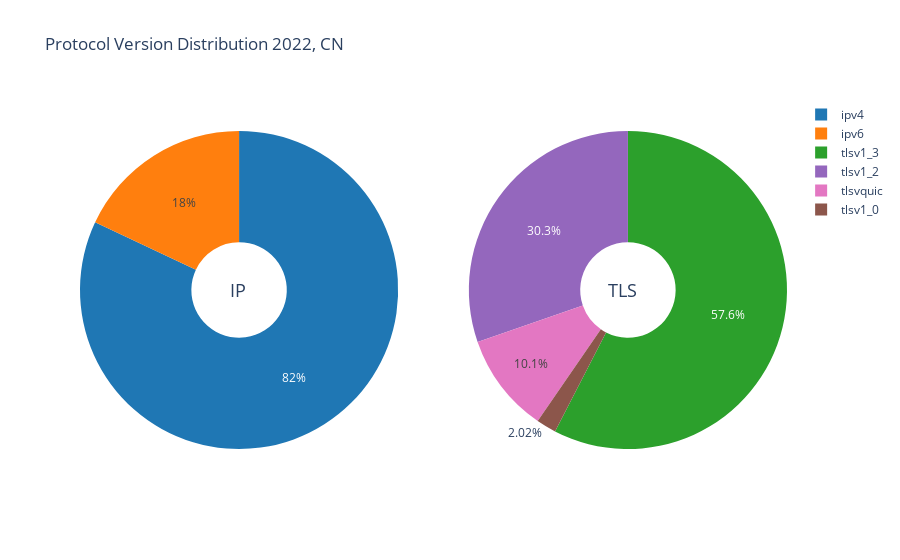
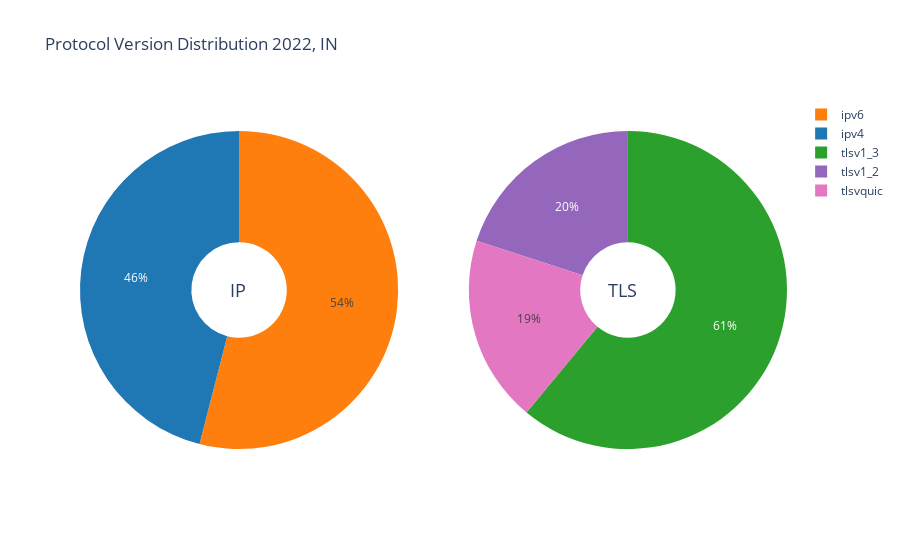
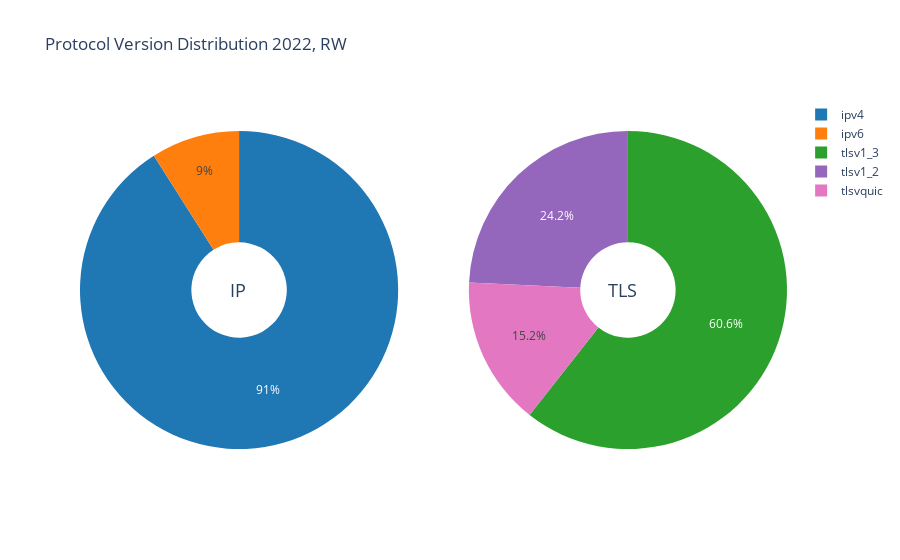
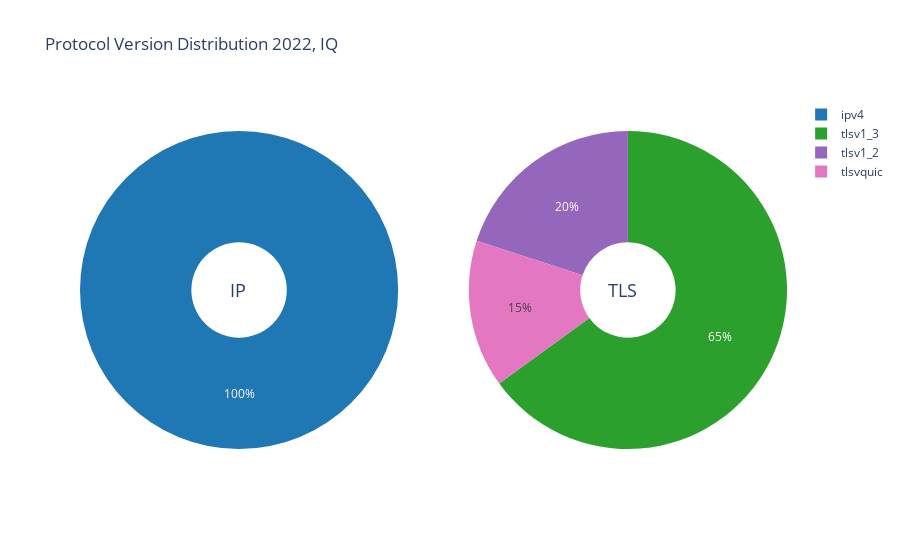

The code cell stored with these charts, in order, in its notebook:
### Code cell
for i in cc_list:
    plot_pie([df_ip, df_tls], i)

### Figure 1 — Plotly figure (JSON) as saved in the notebook; plotly's stock layout.template omitted (floating-point values rounded to 4 significant figures)
{"data": [{"domain": {"x": [0, 0.45], "y": [0, 1]}, "hole": 0.3, "hoverinfo": "label+percent+name", "labels": ["ipv4", "ipv6"], "marker": {"colors": ["#1f77b4", "#ff7f0e"]}, "name": "IP Versions", "type": "pie", "values": [82, 18]}, {"domain": {"x": [0.55, 1], "y": [0, 1]}, "hole": 0.3, "hoverinfo": "label+percent+name", "labels": ["tlsv1_3", "tlsv1_2", "tlsvquic", "tlsv1_0"], "marker": {"colors": ["#2ca02c", "#9467bd", "#e377c2", "#8c564b"]}, "name": "TLS Versions", "type": "pie", "values": [57, 30, 10, 2]}], "layout": {"annotations": [{"font": {"size": 18}, "showarrow": false, "text": "IP", "x": 0.21, "y": 0.5}, {"font": {"size": 18}, "showarrow": false, "text": "TLS", "x": 0.79, "y": 0.5}], "autosize": true, "title": {"text": "Protocol Version Distribution 2022, CN"}}}

### Figure 2 — Plotly figure (JSON) as saved in the notebook; plotly's stock layout.template omitted (floating-point values rounded to 4 significant figures)
{"data": [{"domain": {"x": [0, 0.45], "y": [0, 1]}, "hole": 0.3, "hoverinfo": "label+percent+name", "labels": ["ipv4", "ipv6"], "marker": {"colors": ["#1f77b4", "#ff7f0e"]}, "name": "IP Versions", "type": "pie", "values": [46, 54]}, {"domain": {"x": [0.55, 1], "y": [0, 1]}, "hole": 0.3, "hoverinfo": "label+percent+name", "labels": ["tlsv1_3", "tlsv1_2", "tlsvquic"], "marker": {"colors": ["#2ca02c", "#9467bd", "#e377c2"]}, "name": "TLS Versions", "type": "pie", "values": [61, 20, 19]}], "layout": {"annotations": [{"font": {"size": 18}, "showarrow": false, "text": "IP", "x": 0.21, "y": 0.5}, {"font": {"size": 18}, "showarrow": false, "text": "TLS", "x": 0.79, "y": 0.5}], "autosize": true, "title": {"text": "Protocol Version Distribution 2022, IN"}}}

### Figure 3 — Plotly figure (JSON) as saved in the notebook; plotly's stock layout.template omitted (floating-point values rounded to 4 significant figures)
{"data": [{"domain": {"x": [0, 0.45], "y": [0, 1]}, "hole": 0.3, "hoverinfo": "label+percent+name", "labels": ["ipv4", "ipv6"], "marker": {"colors": ["#1f77b4", "#ff7f0e"]}, "name": "IP Versions", "type": "pie", "values": [91, 9]}, {"domain": {"x": [0.55, 1], "y": [0, 1]}, "hole": 0.3, "hoverinfo": "label+percent+name", "labels": ["tlsv1_3", "tlsv1_2", "tlsvquic"], "marker": {"colors": ["#2ca02c", "#9467bd", "#e377c2"]}, "name": "TLS Versions", "type": "pie", "values": [60, 24, 15]}], "layout": {"annotations": [{"font": {"size": 18}, "showarrow": false, "text": "IP", "x": 0.21, "y": 0.5}, {"font": {"size": 18}, "showarrow": false, "text": "TLS", "x": 0.79, "y": 0.5}], "autosize": true, "title": {"text": "Protocol Version Distribution 2022, RW"}}}

### Figure 4 — Plotly figure (JSON) as saved in the notebook; plotly's stock layout.template omitted (floating-point values rounded to 4 significant figures)
{"data": [{"domain": {"x": [0, 0.45], "y": [0, 1]}, "hole": 0.3, "hoverinfo": "label+percent+name", "labels": ["ipv4"], "marker": {"colors": ["#1f77b4"]}, "name": "IP Versions", "type": "pie", "values": [100]}, {"domain": {"x": [0.55, 1], "y": [0, 1]}, "hole": 0.3, "hoverinfo": "label+percent+name", "labels": ["tlsv1_3", "tlsv1_2", "tlsvquic"], "marker": {"colors": ["#2ca02c", "#9467bd", "#e377c2"]}, "name": "TLS Versions", "type": "pie", "values": [65, 20, 15]}], "layout": {"annotations": [{"font": {"size": 18}, "showarrow": false, "text": "IP", "x": 0.21, "y": 0.5}, {"font": {"size": 18}, "showarrow": false, "text": "TLS", "x": 0.79, "y": 0.5}], "autosize": true, "title": {"text": "Protocol Version Distribution 2022, IQ"}}}
